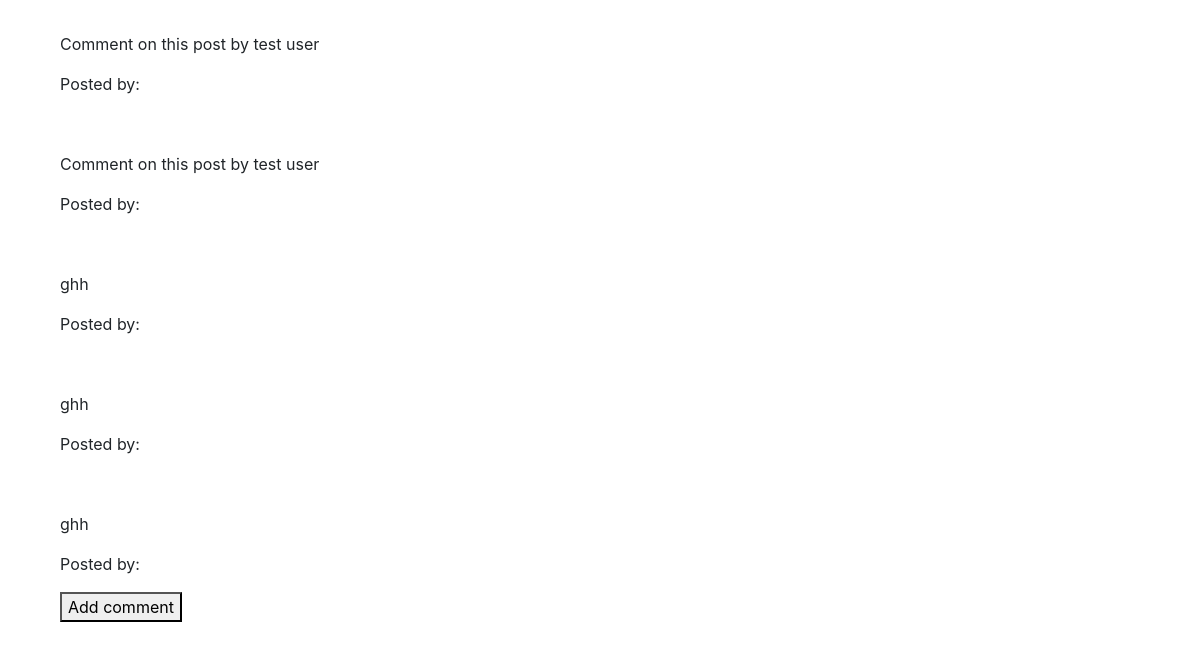
Page /post/4/ (lower part) on the earlier database version.
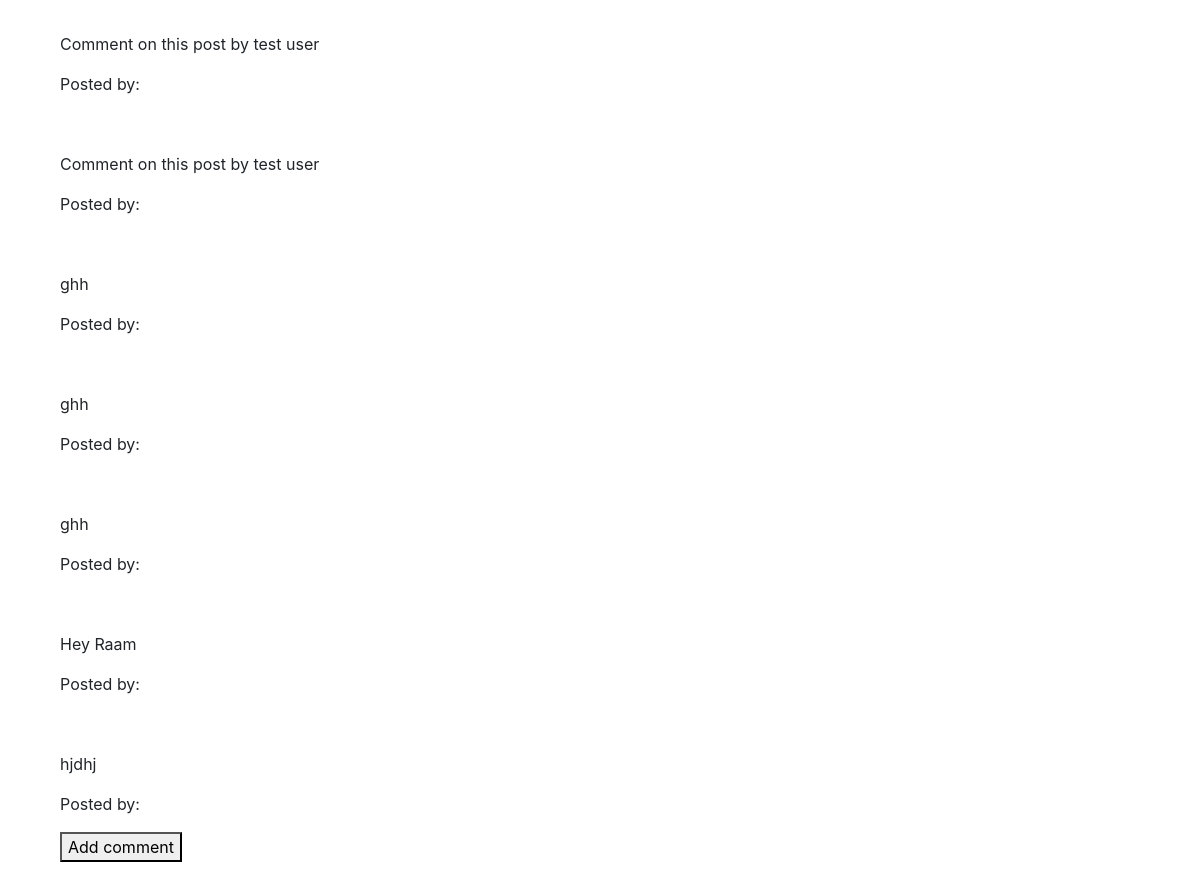
Same page on the later database version.
### blog/models.py (models this page shows, shortened)
class Comment(models.Model):
    post = models.ForeignKey('blog.Post', related_name='comments',on_delete=models.ProtectedError)
    author = models.CharField(max_length=200)
    text = models.TextField()
    created_date = models.DateTimeField(default=timezone.now)

### blog/views.py (the view)
# urls.py: path('post/<pk>/', views.PostDetailView, name='post_detail'),
def PostDetailView(request, pk):
    post = get_object_or_404(Post, pk=pk)
    comments = post.comments
    new_comment = None
    if request.method == 'POST':
        comment_form = CommentForm(data=request.POST)
        if comment_form.is_valid():
            new_comment = comment_form.save(commit=False)
            new_comment.post = post
            new_comment.save()
            return redirect('post_detail', pk=post.pk)
    else:
        comment_form = CommentForm()
    return render(request,
                  'blog/post_detail.html',
                  {'post': post,
                   'comments': comments,
                   'new_comment': new_comment,
                   'comment_form': comment_form})

### blog/templates/blog/post_detail.html (shortened to what this page needs)
{% extends 'blog/base.html' %}
{%load static%}
{% block content %}
  <div class="container">
  {% for comment in post.comments.all %}
  <br>
          <p>{{ comment.text|safe|linebreaks }}</p>
          <p>Posted by: <strong>{{ comment.author }}</strong></p>
  {% empty %}
      <p>No comments posted.</p>
  {% endfor %}
  <div>
      <button id="addcomment">Add comment</button>
</div>
</div>
{% endblock %}

Differences in the rows shown:
added Comment: text "Hey Raam"
added Comment: text "hjdhj"
